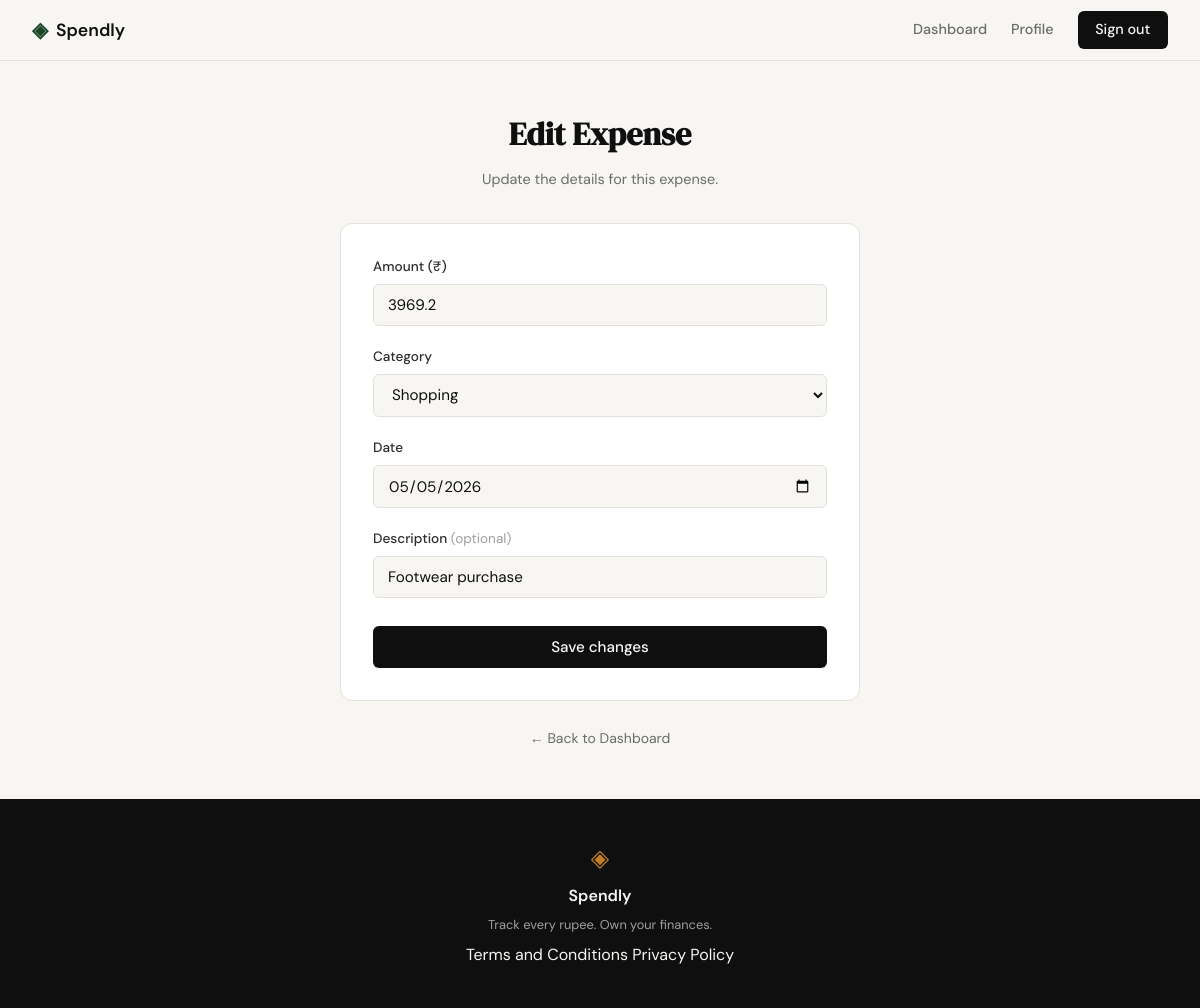
Screenshot of /expenses/12/edit (signed in) with the database file from the repository.
### tables this page shows
CREATE TABLE expenses (
            id          INTEGER PRIMARY KEY AUTOINCREMENT,
            user_id     INTEGER NOT NULL REFERENCES users(id),
            amount      REAL    NOT NULL,
            category    TEXT    NOT NULL,
            date        TEXT    NOT NULL,
            description TEXT,
            created_at  TEXT    DEFAULT (datetime('now'))
        );

### app.py (the view, shortened to what this page needs)
@app.route("/expenses/<int:id>/edit", methods=["GET", "POST"])
def edit_expense(id):
    if not session.get("user_id"):
        return redirect(url_for("login"))
    conn = get_db()
    try:
        expense = conn.execute(
            "SELECT * FROM expenses WHERE id = ?", (id,)
        ).fetchone()
    finally:
        conn.close()
    if expense is None or expense["user_id"] != session["user_id"]:
        flash("Expense not found.", "error")
        return redirect(url_for("dashboard"))
    return render_template("expenses/edit.html", expense=expense, categories=CATEGORIES)

### database/db.py (called while the page is built)
def get_db():
    conn = sqlite3.connect(DB_PATH)
    conn.row_factory = sqlite3.Row
    conn.execute("PRAGMA foreign_keys = ON")
    return conn

### templates/expenses/edit.html (shortened to what this page needs)
{% extends "base.html" %}
{% block content %}
<section class="expense-form-section">
    <div class="expense-form-container">
        <div class="auth-header">
            <h1 class="auth-title">Edit Expense</h1>
            <p class="auth-subtitle">Update the details for this expense.</p>
        </div>
        <div class="auth-card">
            <form method="POST" action="{{ url_for('edit_expense', id=expense.id) }}">
                <div class="form-group">
                    <label for="amount">Amount (₹)</label>
                    <input type="number" id="amount" name="amount" class="form-input"
                           step="0.01" min="0.01" value="{{ expense.amount }}" required>
                </div>
                <div class="form-group">
                    <label for="category">Category</label>
                    <select id="category" name="category" class="form-input" required>
                        {% for c in categories %}
                        <option value="{{ c }}" {% if c == expense.category %}selected{% endif %}>{{ c }}</option>
                        {% endfor %}
                    </select>
                </div>
                <div class="form-group">
                    <label for="date">Date</label>
                    <input type="date" id="date" name="date" class="form-input"
                           value="{{ expense.date }}" required>
                </div>
                <div class="form-group">
                    <label for="description">Description <span style="color: var(--ink-faint); font-weight: 400;">(optional)</span></label>
                    <input type="text" id="description" name="description" class="form-input"
                           value="{{ expense.description or '' }}" placeholder="What was this for?">
                </div>
                <button type="submit" class="btn-submit">Save changes</button>
            </form>
        </div>
        <p style="text-align: center; margin-top: 1rem;">
            <a href="{{ url_for('dashboard') }}" style="font-size: 0.875rem; color: var(--ink-muted);">
                ← Back to Dashboard
            </a>
        </p>
    </div>
</section>
{% endblock %}

### static/css/style.css (style rules this page uses)
:root { --ink: #0f0f0f; --ink-soft: #2d2d2d; --ink-muted: #6b6b6b; --ink-faint: #a0a0a0; --paper: #f7f6f3; --paper-warm: #f0ede6; --paper-card: #ffffff; --accent: #1a472a; --accent-light: #e8f0eb; --accent-2: #c17f24; --accent-2-light: #fdf3e3; --danger: #c0392b; --danger-light: #fdecea; --border: #e4e1da; --border-soft: #eeebe4; --font-display: 'DM Serif Display', Georgia, serif; --font-body: 'DM Sans', system-ui, sans-serif; --max-width: 1200px; --auth-width: 440px; --radius-sm: 6px; --radius-md: 12px; --radius-lg: 20px; --cat-food-bg: #fef3c7; --cat-food-text: #92400e; --cat-transport-bg: #dbeafe; --cat-transport-text: #1e40af; --cat-bills-bg: var(--danger-light); --cat-bills-text: var(--danger); --cat-health-bg: var(--accent-light); --cat-health-text: var(--accent); --cat-entertainment-bg: #ede9fe; --cat-entertainment-text: #5b21b6; --cat-shopping-bg: var(--accent-2-light); --cat-shopping-text: var(--accent-2); --cat-other-bg: var(--paper-warm); --cat-other-text: var(--ink-muted); }
*, *::before, *::after { box-sizing: border-box; margin: 0; padding: 0; }
html { font-size: 16px; scroll-behavior: smooth; }
body { background: var(--paper); color: var(--ink); font-family: var(--font-body); font-size: 1rem; line-height: 1.6; -webkit-font-smoothing: antialiased; }
a { color: inherit; text-decoration: none; }
.auth-header { text-align: center; margin-bottom: 2rem; }
.auth-title { font-family: var(--font-display); font-size: 2rem; color: var(--ink); margin-bottom: 0.5rem; }
.auth-subtitle { font-size: 0.9rem; color: var(--ink-muted); }
.auth-card { background: var(--paper-card); border: 1px solid var(--border); border-radius: var(--radius-md); padding: 2rem; margin-bottom: 1.5rem; }
.form-group { margin-bottom: 1.25rem; }
.form-group label { display: block; font-size: 0.85rem; font-weight: 500; color: var(--ink-soft); margin-bottom: 0.4rem; }
.form-input { width: 100%; padding: 0.6rem 0.875rem; border: 1px solid var(--border); border-radius: var(--radius-sm); font-family: var(--font-body); font-size: 0.95rem; color: var(--ink); background: var(--paper); outline: none; transition: border-color 0.2s; }
.form-input::placeholder { color: var(--ink-faint); }
.btn-submit { width: 100%; padding: 0.7rem; background: var(--ink); color: var(--paper); border: none; border-radius: var(--radius-sm); font-family: var(--font-body); font-size: 0.95rem; font-weight: 500; cursor: pointer; transition: background 0.2s; margin-top: 0.5rem; }
.expense-form-section { min-height: calc(100vh - 60px - 100px); display: flex; align-items: center; justify-content: center; padding: 3rem 2rem; }
.expense-form-container { width: 100%; max-width: 520px; }

### rows the page displays
expenses: amount "3969.2", category "Shopping", date "05/05/2026", description "Footwear purchase"
